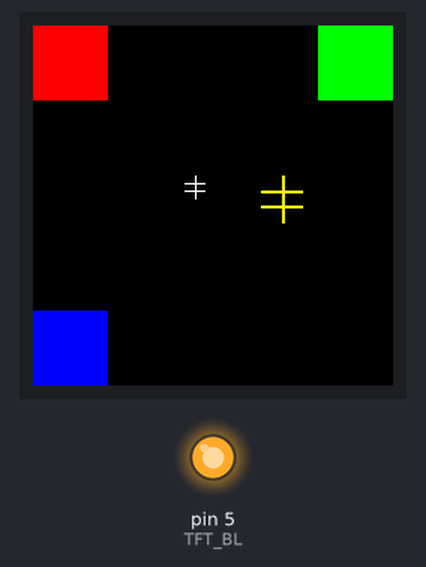
Simulated run of this sketch. Board: Arduino Uno, built with avr-gcc and run on an emulated ATmega328P. Parts: 240×240 colour display, output pins drawn as LEDs (lit = HIGH). What the sketch prints to the serial monitor is not drawn.

Above: at 0.3 s.

The sketch:

st7789_bitmap_demo.ino
```cpp
#include <Adafruit_GFX.h>
#include <Adafruit_ST7789.h>
#include <SPI.h>

#define TFT_CS    10
#define TFT_DC     6
#define TFT_RST    7
#define TFT_MOSI  11
#define TFT_SCLK  12
#define TFT_BL     5

Adafruit_ST7789 tft = Adafruit_ST7789(TFT_CS, TFT_DC, TFT_MOSI, TFT_SCLK, TFT_RST);

// ========== "中"字 16×16 点阵数据（直接硬编码）==========
// 1 = 亮点，0 = 暗点
// 每行2字节，共16行 = 32字节
const uint8_t ZHONG[32] = {
  0x00, 0x80,  // 第1行: 00000000 10000000
  0x00, 0x80,  // 第2行: 00000000 10000000
  0x00, 0x80,  // 第3行: 00000000 10000000
  0x00, 0x80,  // 第4行: 00000000 10000000
  0x00, 0x80,  // 第5行: 00000000 10000000
  0x7F, 0xFE,  // 第6行: 01111111 11111110  ← 中间横线
  0x00, 0x80,  // 第7行
  0x00, 0x80,  // 第8行
  0x00, 0x80,  // 第9行
  0x00, 0x80,  // 第10行
  0x7F, 0xFE,  // 第11行: 01111111 11111110  ← 中间横线
  0x00, 0x80,  // 第12行
  0x00, 0x80,  // 第13行
  0x00, 0x80,  // 第14行
  0x00, 0x80,  // 第15行
  0x00, 0x80   // 第16行
};

// ========== 绘制硬编码点阵 ==========
void drawBitmap(int16_t x, int16_t y, const uint8_t* bitmap,
                uint16_t color, uint16_t bg) {
  for (uint8_t row = 0; row < 16; row++) {
    uint8_t left  = bitmap[row * 2];
    uint8_t right = bitmap[row * 2 + 1];

    for (uint8_t bit = 0; bit < 8; bit++) {
      bool pixel = left & (0x80 >> bit);
      tft.drawPixel(x + bit, y + row, pixel ? color : bg);
    }
    for (uint8_t bit = 0; bit < 8; bit++) {
      bool pixel = right & (0x80 >> bit);
      tft.drawPixel(x + 8 + bit, y + row, pixel ? color : bg);
    }
  }
}

void setup() {
  Serial.begin(115200);

  // 开启背光
  pinMode(TFT_BL, OUTPUT);
  digitalWrite(TFT_BL, HIGH);

  // 初始化屏幕
  tft.init(240, 240);
  tft.setRotation(0);

  // 清屏黑色
  tft.fillScreen(ST77XX_BLACK);

  // 画几个测试图案确认屏幕正常
  tft.fillRect(0, 0, 50, 50, ST77XX_RED);      // 左上角红色方块
  tft.fillRect(190, 0, 50, 50, ST77XX_GREEN);  // 右上角绿色方块
  tft.fillRect(0, 190, 50, 50, ST77XX_BLUE);   // 左下角蓝色方块

  // 绘制"中"字（硬编码点阵）
  drawBitmap(100, 100, ZHONG, ST77XX_WHITE, ST77XX_BLACK);

  // 再画一个放大的（每个像素画成2x2）
  for (uint8_t row = 0; row < 16; row++) {
    uint8_t left  = ZHONG[row * 2];
    uint8_t right = ZHONG[row * 2 + 1];

    for (uint8_t bit = 0; bit < 8; bit++) {
      if (left & (0x80 >> bit)) {
        tft.fillRect(150 + bit*2, 100 + row*2, 2, 2, ST77XX_YELLOW);
      }
    }
    for (uint8_t bit = 0; bit < 8; bit++) {
      if (right & (0x80 >> bit)) {
        tft.fillRect(150 + 16 + bit*2, 100 + row*2, 2, 2, ST77XX_YELLOW);
      }
    }
  }

  Serial.println("绘制完成！检查屏幕:");
  Serial.println("1. 左上角应该有红色方块");
  Serial.println("2. 右上角应该有绿色方块");
  Serial.println("3. 左下角应该有蓝色方块");
  Serial.println("4. 中间应该有白色'中'字（16×16）");
  Serial.println("5. 右边应该有黄色放大'中'字（32×32）");
}

void loop() {
  // 空循环
}
```
